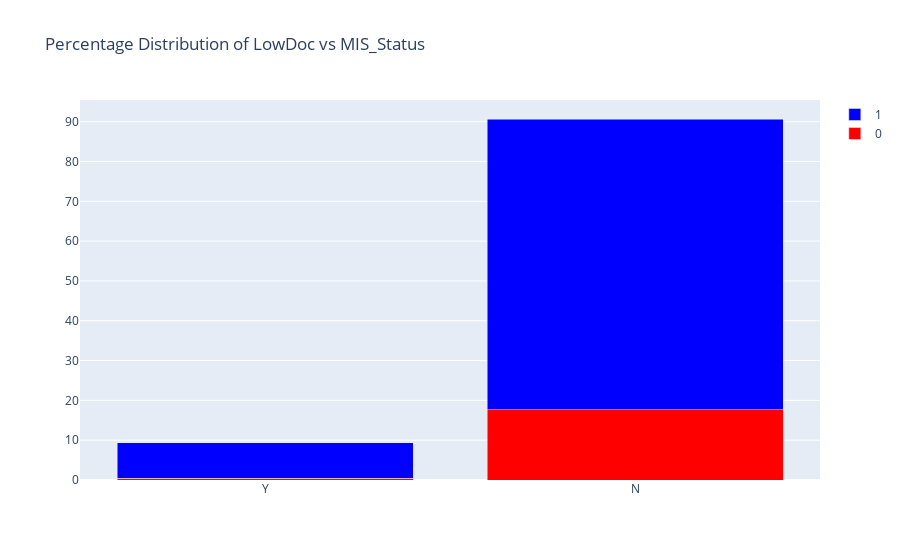

The notebook cell this image was saved under:
### Markdown cell above
### 19. LowDoc

### Code cell
feature_vs_target(loan_df, "LowDoc")

### Figure 1 — Plotly figure (JSON) as saved in the notebook; plotly's stock layout.template omitted (floating-point values rounded to 4 significant figures)
{"data": [{"marker": {"color": "red"}, "name": "0", "type": "bar", "x": ["Y", "N"], "y": [0.44, 17.64]}, {"marker": {"color": "blue"}, "name": "1", "type": "bar", "x": ["N", "Y"], "y": [73.04, 8.88]}], "layout": {"barmode": "stack", "title": {"text": "Percentage Distribution of LowDoc vs MIS_Status"}}}
